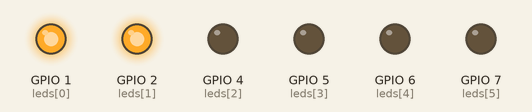
Recording of a program running on a simulated ESP32-S3. Parts: output pins drawn as LEDs (lit = HIGH).

Above: at 0.05 s.
At 1.35 s:
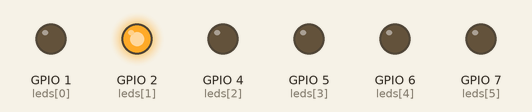
At 1.58 s:
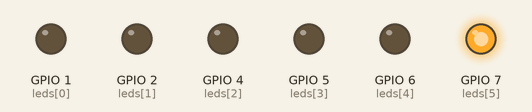
At 3.56 s:
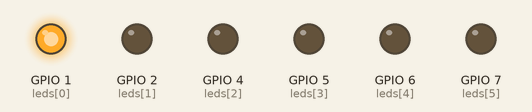
At 4.65 s:
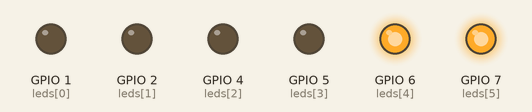
At 8.47 s:
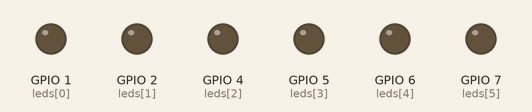
Timing chart, 0 to 9.1 s (numbered marks = the images above):
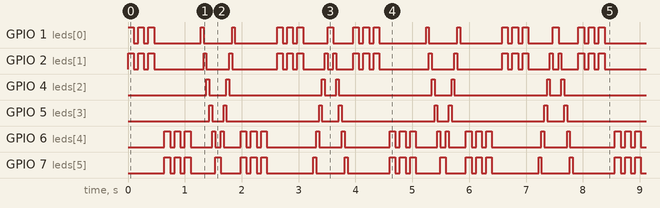

Measured:
- by itself, GPIO 4 (leds[2]): repeats every 4.0 s: LOW 0.30 s, HIGH 0.05 s, LOW 1.6 s, HIGH 0.05 s, LOW 0.20 s, HIGH 0.05 s, LOW 1.6 s, HIGH 0.05 s
- by itself, GPIO 5 (leds[3]): repeats every 4.0 s: LOW 0.20 s, HIGH 0.05 s, LOW 1.6 s, HIGH 0.05 s, LOW 0.30 s, HIGH 0.05 s, LOW 1.6 s, HIGH 0.05 s
- by itself, GPIO 1 (leds[0]): repeats every 4.0 s: 2 × (LOW 0.08 s, HIGH 0.10 s), LOW 0.82 s, HIGH 0.05 s, LOW 0.50 s, HIGH 0.05 s, LOW 0.74 s, 2 × (HIGH 0.10 s, LOW 0.08 s), HIGH 0.10 s, LOW 0.43 s, HIGH 0.10 s, LOW 0.35 s, HIGH 0.10 s
- by itself, GPIO 7 (leds[5]): repeats every 4.0 s: 2 × (LOW 0.08 s, HIGH 0.10 s), LOW 0.43 s, HIGH 0.10 s, LOW 0.35 s, 2 × (HIGH 0.10 s, LOW 0.08 s), HIGH 0.10 s, LOW 0.82 s, HIGH 0.05 s, LOW 0.50 s, HIGH 0.05 s, LOW 0.74 s, HIGH 0.10 s

The program:

main.cpp
```cpp
#include <Arduino.h>

const int leds[] = {1, 2, 4, 5, 6, 7};
const int ledCount = sizeof(leds) / sizeof(leds[0]);

const float speedMultiplier = 0.5;

void setup() {
  for (int i = 0; i < ledCount; i++) {
    pinMode(leds[i], OUTPUT);
  }
}

int scaledDelay(int delayMs) {
  return delayMs / speedMultiplier;
}

void allOff() {
  for (int i = 0; i < ledCount; i++) {
    digitalWrite(leds[i], LOW);
  }
}

void blinkPair(int led1, int led2, int times, int onTime, int offTime) {
  for (int i = 0; i < times; i++) {
    digitalWrite(led1, HIGH);
    digitalWrite(led2, HIGH);
    delay(onTime);

    digitalWrite(led1, LOW);
    digitalWrite(led2, LOW);
    delay(offTime);
  }
}

void runningLightForward() {
  for (int i = 0; i < ledCount; i++) {
    allOff();
    digitalWrite(leds[i], HIGH);
    delay(scaledDelay(25));
  }
}

void runningLightBackward() {
  for (int i = ledCount - 1; i >= 0; i--) {
    allOff();
    digitalWrite(leds[i], HIGH);
    delay(scaledDelay(25));
  }
}

void blinkBlue()
{
  blinkPair(leds[4], leds[5], 3, scaledDelay(50), scaledDelay(40));
}

void blinkRed()
{
  blinkPair(leds[0], leds[1], 3, scaledDelay(50), scaledDelay(40));
}

void loop() {
  blinkRed();
  delay(scaledDelay(50));

  blinkBlue();
  delay(scaledDelay(50));

  runningLightForward();
  runningLightBackward();

  allOff();
  delay(scaledDelay(50));


  blinkBlue();
  delay(scaledDelay(50));

  blinkRed();
  delay(scaledDelay(50));

  runningLightBackward();
  runningLightForward();

  allOff();
  delay(scaledDelay(50));
}
```
